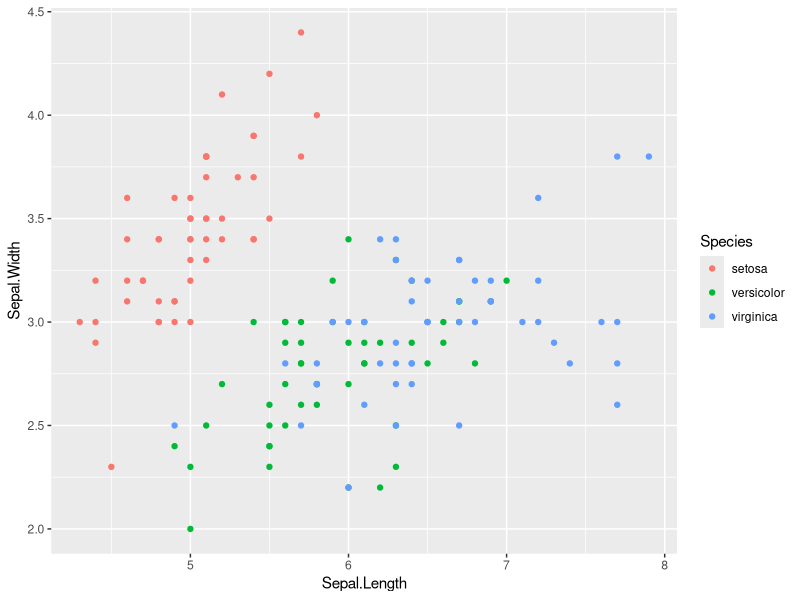
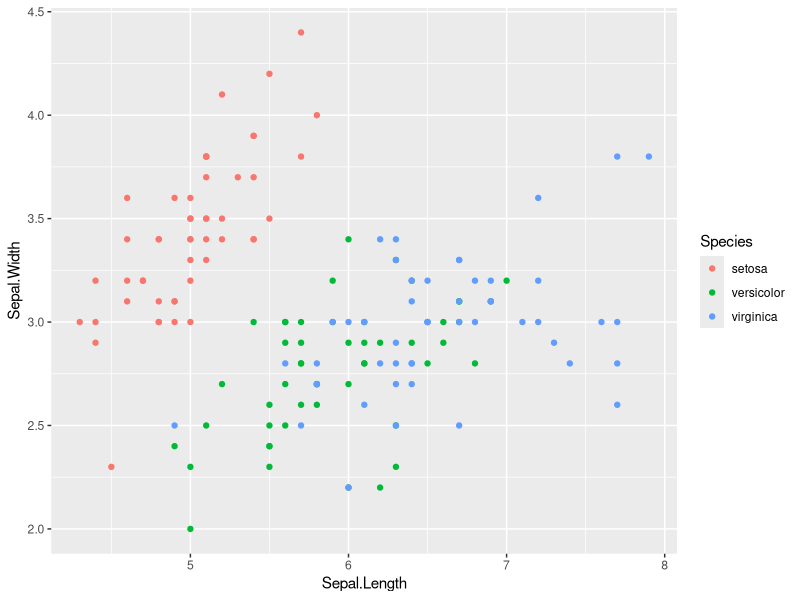
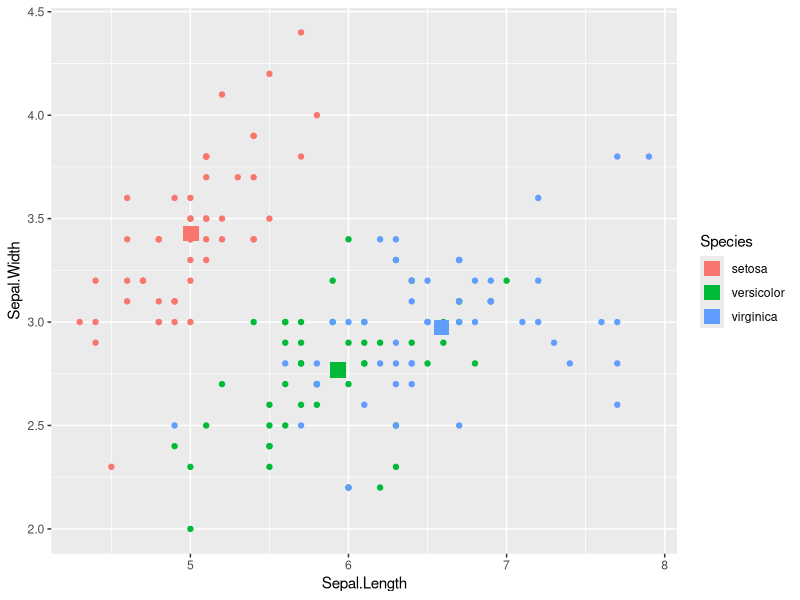
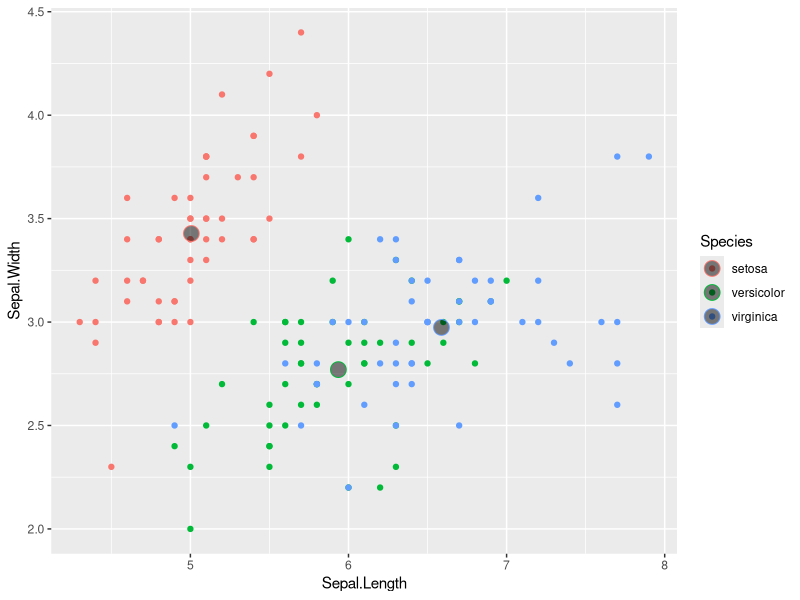
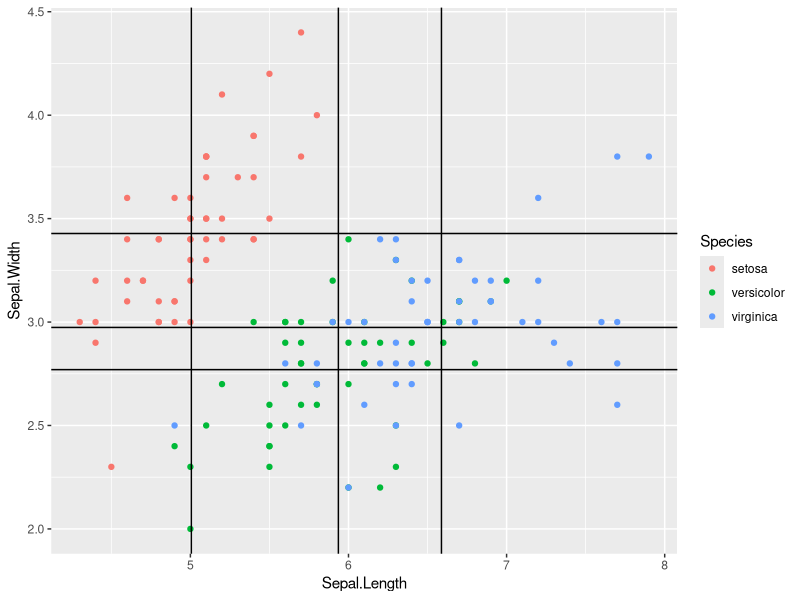
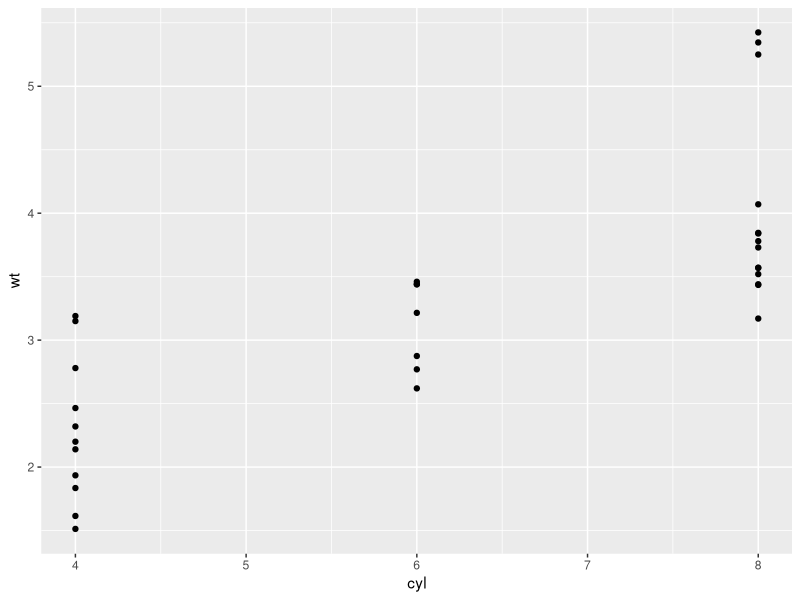
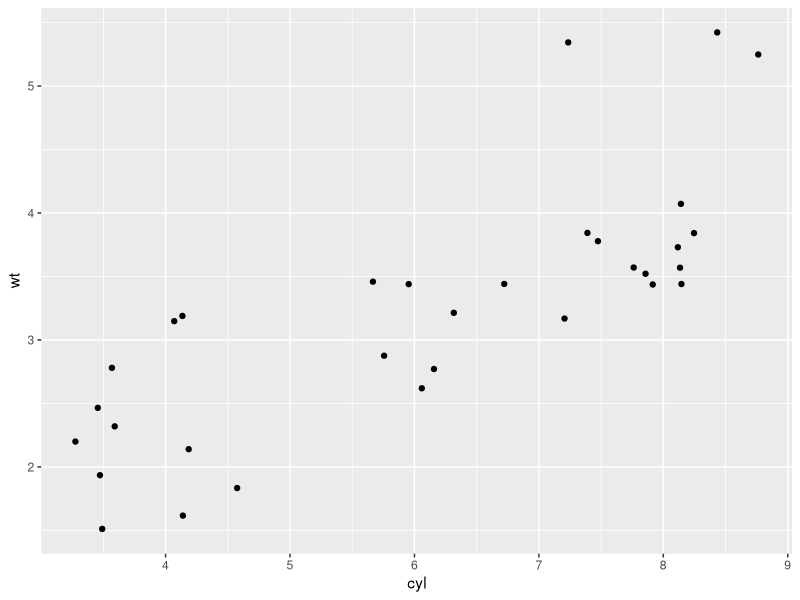
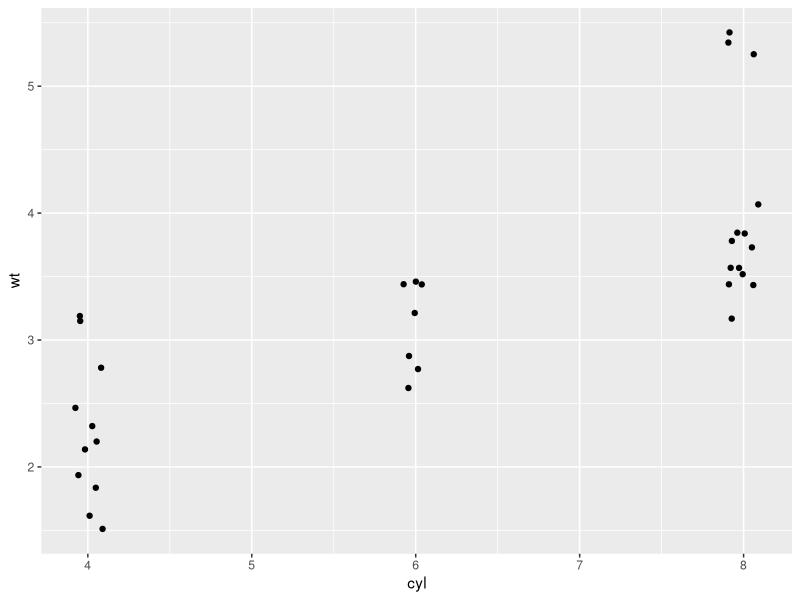

Write R code to recreate these figures, in order.
library(ggplot2)
library(tidyr)
iris <- iris[c(5,1:4)]
#aes() inside geom_()
ggplot(iris, aes(x = Sepal.Length, y = Sepal.Width, col = Species)) +
    geom_point()

ggplot(iris, aes(x = Sepal.Length, y = Sepal.Width)) +
  geom_point(aes(col=Species))

#Summary Statistics
iris.summary <- aggregate(iris[2:5], list(iris$Species), mean)
names(iris.summary)[1] <- "Species"
iris.summary

#Add Layers
ggplot(iris,aes(x = Sepal.Length, y = Sepal.Width, col = Species)) +
    geom_point() +
    geom_point(data = iris.summary, shape = 15, size = 5)

ggplot(iris,aes(x = Sepal.Length, y = Sepal.Width, col = Species)) +
  geom_point() +
  geom_point(data = iris.summary, shape = 21, size = 5, fill = "#00000080")

#crosshairs
ggplot(iris,aes(x = Sepal.Length, y = Sepal.Width, col = Species)) +
  geom_point() +
  geom_vline(data = iris.summary, aes(xintercept = Sepal.Length)) +
  geom_hline(data = iris.summary, aes(yintercept = Sepal.Width))






#scatter plots and jittering
# Shown in the viewer:
ggplot(mtcars, aes(x = cyl, y = wt)) +
  geom_point()

# Solutions:
# 1 - With geom_jitter()
ggplot(mtcars, aes(x = cyl, y = wt)) +
  geom_jitter()

# 2 - Set width in geom_jitter()
ggplot(mtcars, aes(x = cyl, y = wt)) +
  geom_jitter(width = 0.1)

# 3 - Set position = position_jitter() in geom_point() ()
ggplot(mtcars, aes(x = cyl, y = wt)) +
  geom_point(position = position_jitter(0.1))


#New dataset - Vocab
# Examine the structure of Vocab
library(car)
str(Vocab)

# Basic scatter plot of vocabulary (y) against education (x). Use geom_point()
ggplot(Vocab, aes(x = education, y = vocabulary)) +
  geom_point()


# Use geom_jitter() instead of geom_point()
ggplot(Vocab, aes(x = education, y = vocabulary)) +
  geom_jitter()


# Using the above plotting command, set alpha to a very low 0.2
ggplot(Vocab, aes(x = education, y = vocabulary)) +
  geom_jitter(alpha = 0.2)


# Using the above plotting command, set the shape to 1
ggplot(Vocab, aes(x = education, y = vocabulary)) +
  geom_jitter(alpha = 0.2, shape = 1)






#histogram
ggplot(iris,aes(x = Sepal.Width)) +
    geom_histogram()

diff(range(iris$Sepal.Width)) / 30

ggplot(iris,aes(x = Sepal.Width)) +
  geom_histogram(binwidth = 0.1)

ggplot(iris,aes(x = Sepal.Width)) +
  geom_histogram(aes(y = ..density..) , binwidth = 0.1)


ggplot(iris,aes(x = Sepal.Width, fill = Species)) +
  geom_histogram(binwidth = 0.1,position = "stack")
ggplot(iris,aes(x = Sepal.Width, fill = Species)) +
  geom_histogram(binwidth = 0.1,position = "dodge")
ggplot(iris,aes(x = Sepal.Width, fill = Species)) +
  geom_histogram(binwidth = 0.1,position = "fill")




# 1 - Make a univariate histogram
ggplot(mtcars, aes(x = mpg)) +
  geom_histogram()

# 2 - Plot 1, plus set binwidth to 1 in the geom layer
ggplot(mtcars, aes(x = mpg)) +
  geom_histogram(binwidth = 1)

# 3 - Plot 2, plus MAP ..density.. to the y aesthetic (i.e. in a second aes() function)
ggplot(mtcars, aes(x = mpg)) +
  geom_histogram(aes(y=..density..),binwidth = 1)

# 4 - plot 3, plus SET the fill attribute to "#377EB8"
ggplot(mtcars, aes(x = mpg)) +
  geom_histogram(aes(y=..density..),binwidth = 1,fill="#377EB8")


mtcars$am <- as.numeric(mtcars$am)
mtcars$am <- factor(mtcars$am)
# Draw a bar plot of cyl, filled according to am
ggplot(mtcars, aes(x = cyl, fill = as.factor(am))) +
  geom_bar()

# Change the position argument to stack
ggplot(mtcars, aes(x = cyl, fill = factor(am))) +
  geom_bar(position = "stack")


# Change the position argument to fill
ggplot(mtcars, aes(x = cyl, fill = factor(am))) +
  geom_bar(position = "fill")

# Change the position argument to dodge
ggplot(mtcars, aes(x = cyl, fill = factor(am))) +
  geom_bar(position = "dodge")


#Overlapping bar plots

# 1 - The last plot form the previous exercise
ggplot(mtcars, aes(x = cyl, fill = factor(am))) + 
  geom_bar(position = "dodge")

# 2 - Define posn_d with position_dodge()
posn_d <- position_dodge(width = 0.8)

# 3 - Change the position argument to posn_d
ggplot(mtcars, aes(x = cyl, fill = am)) + 
  geom_bar(position = posn_d)

# 4 - Use posn_d as position and adjust alpha to 0.6
ggplot(mtcars, aes(x = cyl, fill = am)) + 
  geom_bar(position = posn_d, alpha = 0.6)



mtcars$cyl <- factor(mtcars$cyl)
# A basic histogram, add coloring defined by cyl 
ggplot(mtcars, aes(mpg, fill = cyl)) +
  geom_histogram(binwidth = 1)

# Change position to identity 
ggplot(mtcars, aes(mpg, fill = cyl)) +
  geom_histogram(binwidth = 1, position = "identity")

# Change geom to freqpoly (position is identity by default) 
ggplot(mtcars, aes(mpg, col = cyl)) +
  geom_freqpoly(binwidth = 1)



#As a last example of bar plots, you'll return to histograms 
#(which you now see are just a special type of bar plot). 
#You saw a nice trick in a previous exercise of how to slightly overlap bars, 
#but now you'll see how to overlap them completely. 
#This would be nice for multiple histograms, as long as there are not too many different overlaps!
# 1 - Basic histogram plot command
ggplot(mtcars, aes(mpg)) + 
  geom_histogram(binwidth = 1)

mtcars$am <- factor(mtcars$am)
# 2 - Plot 1, Expand aesthetics: am onto fill
ggplot(mtcars, aes(mpg, fill = am)) + 
  geom_histogram(binwidth = 1)

ggplot(mtcars, aes(mpg, fill = am)) + 
  geom_histogram()

# 3 - Plot 2, change position = "dodge"
ggplot(mtcars, aes(mpg, fill = am)) + 
  geom_histogram(binwidth = 1, position = "dodge")

# 4 - Plot 3, change position = "fill"
ggplot(mtcars, aes(mpg, fill = am)) + 
  geom_histogram(binwidth = 1, position = "fill")

# 5 - Plot 4, plus change position = "identity" and alpha = 0.4
ggplot(mtcars, aes(mpg, fill = am)) + 
  geom_histogram(binwidth = 1, position = "identity", alpha = 0.4)

mtcars$cyl <- factor(mtcars$cyl)
# 6 - Plot 5, plus change mapping: cyl onto fill
ggplot(mtcars, aes(mpg, fill = cyl)) + 
  geom_histogram(binwidth = 1, position = "identity", alpha = 0.4)










#Bar plots with color ramp, part 1
# Example of how to use a brewed color palette
ggplot(mtcars, aes(x = cyl, fill = am)) +
  geom_bar() +
  scale_fill_brewer(palette = "Set1")


library(car)
str(Vocab)
Vocab$education <- factor(Vocab$education)
Vocab$vocabulary <- factor(Vocab$vocabulary)
# Use str() on Vocab to check out the structure
str(Vocab)

# Plot education on x and vocabulary on fill
# Use the default brewed color palette
ggplot(Vocab,aes(x = education, fill = vocabulary)) +
  geom_bar(position = "fill") +
  scale_fill_brewer(palette = "Set1")
#incomplete, 

new_col <- colorRampPalette(c("#FFFFFF", "#0000FF"))
new_col(4) # the newly extrapolated colours

#install.packages("RColorBrewer")
library(RColorBrewer)
# Definition of a set of blue colors
blues <- brewer.pal(9, "Blues") # from the RColorBrewer package

# 1 - Make a color range using colorRampPalette() and the set of blues
blue_range <- colorRampPalette(blues)

# 2 - Use blue_range to adjust the color of the bars, use scale_fill_manual()

ggplot(Vocab,aes(x = education, fill = vocabulary)) +
  geom_bar(position = "fill") +
  scale_fill_manual(values = blue_range(11)) +
  coord_flip()














#Line Plots - Time Series
# Print out head of economics
head(economics)

# Plot unemploy as a function of date using a line plot
ggplot(economics, aes(x = date, y = unemploy)) +
  geom_line()

# Adjust plot to represent the fraction of total population that is unemployed
ggplot(economics, aes(x = date, y = unemploy/pop)) +
  geom_line()

recess <- data.frame(rbind(c("1969-12-01","1970-11-01"),
                           c("1973-11-01","1975-03-01"),
                           c("1980-01-01","1980-07-01"),
                           c("1981-07-01","1982-11-01"),
                           c("1990-07-01","1991-03-01"),
                           c("2001-03-01","2001-11-01")))
colnames(recess) <- c("begin","end")
recess$begin <- as.Date(recess$begin)
recess$end <- as.Date(recess$end)

# Expand the following command with geom_rect() to draw the recess periods
ggplot(economics, aes(x = date, y = unemploy/pop)) +
  geom_rect(data = recess,
            aes(xmin = begin, xmax = end, ymin = -Inf, ymax = +Inf),
            inherit.aes = FALSE, fill = "yellow", alpha = 0.4) +
  geom_line()


#Multiple time series
fish.species <- read.csv("fishspecies.csv")
colnames(fish.species) <- c("Year","Pink","Chum","Sockeye","Coho","Rainbow","Chinook","Atlantic")
str(fish.species)

fish.tidy <- gather(fish.species, Species, Capture, -Year)
head(fish.tidy)

# Recreate the plot shown on the right
ggplot(fish.tidy, aes(x = Year, y = Capture, color = Species )) +
  geom_line()

